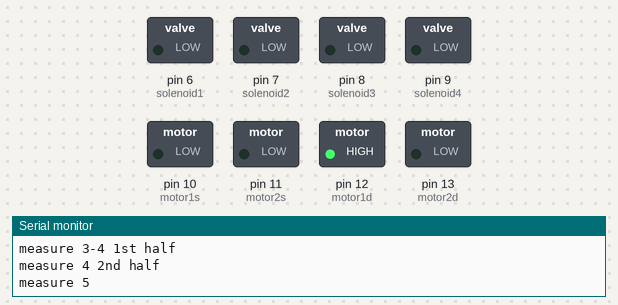
Simulated run of this sketch. Board: Arduino Uno, built with avr-gcc and run on an emulated ATmega328P. Shown: switched loads named in the sketch (green lamp = pin HIGH), the last lines printed to the serial monitor.

Above: at 9.4 s.
At 11.1 s:
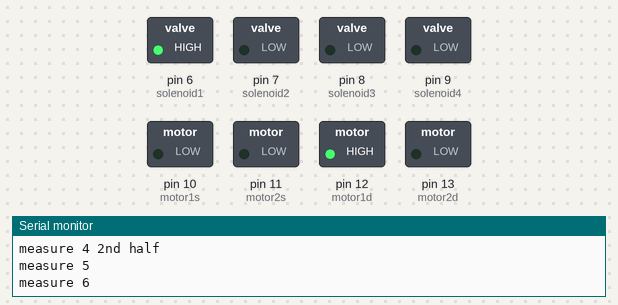
At 15.6 s:
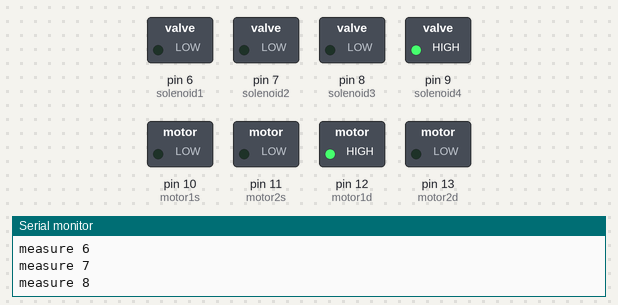
At 22.8 s:
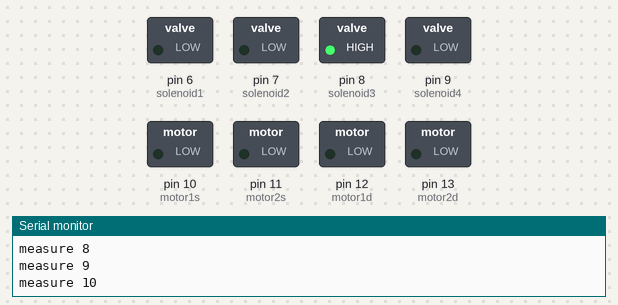
At 26.1 s:
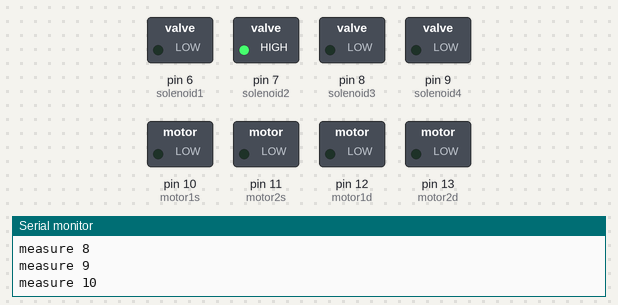
At 30.5 s:
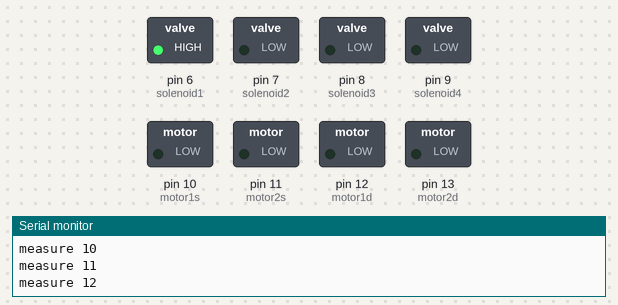
Timing chart, 0 to 40.0 s (numbered marks = the images above):
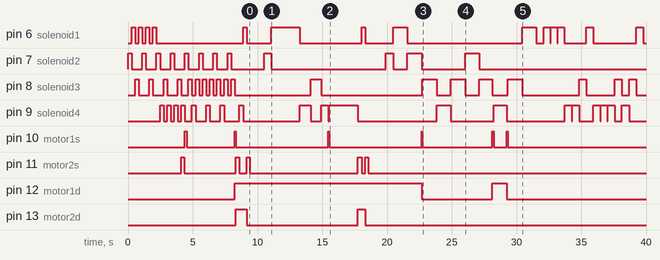

The sketch:

ChimeProgram.ino
```cpp
const int switch1 = 2;
const int switch2 = 3;

const int motor1s = 10;  //speed 0-255
const int motor1d = 12;  //direction 0 is + direction, 1 is - direction
const int motor2s = 11;
const int motor2d = 13;

int motorSpd1 = 40;
int motorSpd2 = 255;             //proportionally same speed as motor 1? NO
const int motorTime1a = 70;      //C6-A5 to A6-G6
const int motorTime1b = 80;  //A5-C#6 to A6-G6
const int motorTime1ab = 125;    //C6-A5 to A5-C#6

const int motorTime2a = 0;        //E6-F6 to Bb6-C#7
const int motorTimeJump2 = 237;   //F6-D6 to E6-F6
const int motorTimeJump2R = 282;  //E6-F6 to F6-D6

const int solenoid1 = 6;
const int solenoid2 = 7;
const int solenoid3 = 8;
const int solenoid4 = 9;

/*Note Layout:
E6 - C6*
Bb6 - A6
*F6 - A5*
C#7 - G6
*D6 - C#6
* indicate start position
*/

/*Solenoid Layout:
2 - 4
1 - 3
*/

/*Motor Layout:
2
1*/

/*Limit Switch Layout:
2
1
*/

int timing[6] = {
  275 /*Eight Note*/, 550 /*Quarter Note*/, 825 /*Dotted Quarter*/, 1100 /*Half Note*/, 1650 /*Dotted Half*/, 2200 /*Whole Note*/
};

void setup() {
  // put your setup code here, to run once:
  //pinMode(switch1, INPUT_PULLUP); //sets switches as an input
  //pinMode(switch2, INPUT_PULLUP); //sets switches as an input
  for (int i = 6; i <= 13; i++) {  //sets solenoids and motors as an output
    pinMode(i, OUTPUT);
  }
  for (int i = 0; i <= 6; i++) {
    timing[i] = timing[i];  // allows slowing of code for testing
  }
  Serial.begin(9600);
}

void loop() {
  // put your main code here, to run repeatedly:

  for (int i = 0; i <= 1; i++) {  //1 for high, 0 is low, measure 1
    Serial.println("measure 1");
    digitalWrite(solenoid2, HIGH);  //F6
    delay(timing[0]);
    digitalWrite(solenoid2, LOW);
    digitalWrite(solenoid1, HIGH);  //D6
    delay(timing[0]);
    digitalWrite(solenoid1, LOW);
    digitalWrite(solenoid3, HIGH);  //A5
    delay(timing[0]);
    digitalWrite(solenoid3, LOW);
    digitalWrite(solenoid1, HIGH);  // D6
    delay(timing[0]);
    digitalWrite(solenoid1, LOW);
  }

  for (int i = 0; i <= 1; i++) {  //1 for high, 0 is low, measure 2
    Serial.println("measure 2");
    digitalWrite(solenoid2, HIGH);  //F6
    delay(timing[0]);
    digitalWrite(solenoid2, LOW);
    digitalWrite(solenoid4, HIGH);  //C6
    delay(timing[0]);
    digitalWrite(solenoid4, LOW);
    digitalWrite(solenoid3, HIGH);  //A5
    delay(timing[0]);
    digitalWrite(solenoid3, LOW);
    if (i == 0) {
      digitalWrite(solenoid4, HIGH);  //C6
      delay(timing[0]);
      digitalWrite(solenoid4, LOW);
    } else {
      digitalWrite(motor2d, 0);
      digitalWrite(motor2s, motorSpd2);

      digitalWrite(solenoid4, HIGH);  //C6

      delay(motorTimeJump2);
      digitalWrite(motor2s, 0);

      delay(timing[0] - motorTimeJump2);
      digitalWrite(solenoid4, LOW);
    }
  }

  for (int i = 0; i <= 2; i++) {  //measure 3-4 1st half
    if (i == 0) {
      Serial.println("measure 3-4 1st half");
      digitalWrite(motor1d, 0);
      digitalWrite(motor1s, motorSpd1);

      digitalWrite(solenoid2, HIGH);  //E6
      delay(motorTime1ab-5);
      digitalWrite(motor1s, 0);

      delay(timing[0] - motorTime1ab-5);
      digitalWrite(solenoid2, LOW);

    } else {
      digitalWrite(solenoid2, HIGH); //E6
      delay(timing[0]);
      digitalWrite(solenoid2, LOW);
    }
    digitalWrite(solenoid3, HIGH); // Cs6
    delay(timing[0]);
    digitalWrite(solenoid3, LOW);
    digitalWrite(solenoid4, HIGH); // A5
    delay(timing[0]);
    digitalWrite(solenoid4, LOW);
    digitalWrite(solenoid3, HIGH); // Cs6
    delay(timing[0]);
    digitalWrite(solenoid3, LOW);
  }
  Serial.println("measure 4 2nd half"); //measure 4 2nd half
  digitalWrite(solenoid2, HIGH);  //E6
  delay(timing[0]);
  digitalWrite(solenoid2, LOW);
  digitalWrite(solenoid3, HIGH); //Cs6
  delay(timing[0]);
  digitalWrite(solenoid3, LOW);
  // not accurate
  digitalWrite(motor1s, motorSpd1);
  digitalWrite(motor1d, 1);
  delay(motorTime1b  + 1);
  digitalWrite(motor1s, 0);

  digitalWrite(motor2s, motorSpd2);
  digitalWrite(motor2d, 1);

   //A6


  delay(motorTimeJump2R +1);
  digitalWrite(motor2s, 0);

  //good place to use switch?
  //delay(999999999);
  digitalWrite(solenoid4, HIGH); //A6
  delay(timing[1] - motorTimeJump2R+8);
  digitalWrite(solenoid4, LOW);

  Serial.println("measure 5");    //measure 5
  digitalWrite(solenoid1, HIGH);  //D6
  delay(timing[0]);
  digitalWrite(solenoid1, LOW);

  digitalWrite(motor2s, motorSpd2);
  digitalWrite(motor2d, 0);
  delay(motorTimeJump2-4);
  digitalWrite(motor2s, 0);
  delay(timing[4] - motorTimeJump2-4 - timing[0]);

  digitalWrite(solenoid2, HIGH);  //E6
  delay(timing[1]);
  digitalWrite(solenoid2, LOW);

  Serial.println("measure 6");
  digitalWrite(solenoid1, HIGH);  //measure 6
  delay(timing[5]);
  digitalWrite(solenoid1, LOW);

  Serial.println("measure 7"); //measure 7
  digitalWrite(solenoid4, HIGH);  //A6
  delay(timing[2]);
  digitalWrite(solenoid4, LOW);

  digitalWrite(solenoid3, HIGH); // G6
  delay(timing[2]);
  digitalWrite(solenoid3, LOW);

  digitalWrite(solenoid4, HIGH); //A6
  delay(timing[1]);
  digitalWrite(solenoid4, LOW);

  digitalWrite(motor1s, motorSpd1);
  digitalWrite(motor1d, 1);
  delay(motorTime1a +2);
  digitalWrite(motor1s, 0);

  Serial.println("measure 8"); //measure 8
  digitalWrite(solenoid4, HIGH);  //C6
  delay(timing[5]);
  digitalWrite(solenoid4, LOW);

  digitalWrite(motor2s, motorSpd2);
  digitalWrite(motor2d, 1);
  delay(motorTimeJump2R + 9);
  digitalWrite(motor2s, 0);

  Serial.println("measure 9"); //measure 9
  digitalWrite(solenoid1, HIGH);  //D6
  delay(timing[0]);
  digitalWrite(solenoid1, LOW);

  digitalWrite(motor2s, motorSpd2);
  digitalWrite(motor2d, 0);
  delay(motorTimeJump2-2);
  digitalWrite(motor2s, 0);
  delay(timing[4] - timing[0]);

  digitalWrite(solenoid2, HIGH); // E6
  delay(timing[1]);
  digitalWrite(solenoid2, LOW);

  Serial.println("measure 10");  //measure 10
  digitalWrite(solenoid1, HIGH); //F6
  delay(timing[3]);
  digitalWrite(solenoid1, LOW);
  digitalWrite(solenoid2, HIGH); //E6
  delay(timing[3]);
  digitalWrite(solenoid2, LOW);
 //changing
  digitalWrite(motor1d, 0);
  digitalWrite(motor1s, motorSpd1);
  delay(motorTime1b*0.7);
  digitalWrite(motor1s, 0);


  digitalWrite(solenoid3, HIGH);  //G6
  delay(timing[3]);
  digitalWrite(solenoid3, LOW);
  digitalWrite(solenoid4, HIGH);  //A6
  delay(timing[3]);
  digitalWrite(solenoid4, LOW);
  digitalWrite(solenoid3, HIGH);  //G6
  delay(timing[3]);
  digitalWrite(solenoid3, LOW);
  digitalWrite(solenoid2, HIGH);  //F6
  delay(timing[3]);
  digitalWrite(solenoid2, LOW);

  Serial.println("measure 11");   //measure 11
  digitalWrite(solenoid3, HIGH);  //G6
  delay(timing[3] - motorTime1a + 8 - 20);
  digitalWrite(solenoid3, LOW);
  //going to C6
  digitalWrite(motor1d, 1);
  digitalWrite(motor1s, 1);
  delay(motorTime1a + 8);
  digitalWrite(motor1s, 0);
  delay(20);
  digitalWrite(solenoid4, HIGH);  //C6
  delay(timing[3] - motorTime1a + 1 - 20);
  digitalWrite(solenoid4, LOW);

  Serial.println("measure 12");  //measure 12
  //going to G6
  digitalWrite(motor1d, 0);
  digitalWrite(motor1s, 1);
  delay(motorTime1a -5);
  digitalWrite(motor1s, 0);
  delay(20);
  digitalWrite(solenoid3, HIGH);  //C6
  delay(timing[3]);
  digitalWrite(solenoid3, LOW);
  digitalWrite(solenoid1, HIGH);  //F6
  delay(timing[3]);
  digitalWrite(solenoid1, LOW);

  Serial.println("measure 13");  //measure 13
  delay(timing[1]);              // quarter rest
  for (int i = 0; i < 3; i++) {
    //Serial.println(i);
    digitalWrite(solenoid1, HIGH);  //F6
    delay(timing[1] - 35);
    digitalWrite(solenoid1, LOW);
    delay(35);
  }

  Serial.println("measure 14");   //measure 14
  digitalWrite(solenoid4, HIGH);  //A6
  delay(timing[1] - 35);
  digitalWrite(solenoid4, LOW);
  delay(35);
  digitalWrite(solenoid4, HIGH);  //A6
  delay(timing[1]);
  digitalWrite(solenoid4, LOW);
  digitalWrite(solenoid3, HIGH);  //G6
  delay(timing[1]);
  digitalWrite(solenoid3, LOW);
  digitalWrite(solenoid1, HIGH);  //F6
  delay(timing[1]);
  digitalWrite(solenoid1, LOW);

  Serial.println("measure 15");   //measure 15
  digitalWrite(solenoid4, HIGH);  //A6
  delay(timing[1] - 35);
  digitalWrite(solenoid4, LOW);
  delay(35);
  digitalWrite(solenoid4, HIGH);  //A6
  delay(timing[1] - 35);
  digitalWrite(solenoid4, LOW);
  delay(35);
  digitalWrite(solenoid4, HIGH);  //A6
  delay(timing[1]);
  digitalWrite(solenoid4, LOW);

  Serial.println("measure 16");   //measure 16
  digitalWrite(solenoid3, HIGH);  //G6
  delay(timing[1]);
  digitalWrite(solenoid3, LOW);
  digitalWrite(solenoid4, HIGH);  //A6
  delay(timing[1]);
  digitalWrite(solenoid4, LOW);
  digitalWrite(solenoid3, HIGH);  //G6
  delay(timing[1]);
  digitalWrite(solenoid3, LOW);
  digitalWrite(solenoid1, HIGH);  //F6
  delay(timing[1]);
  digitalWrite(solenoid1, LOW);

  Serial.println("measure 17");   //measure 17
  delay(timing[1]);               // quarter rest
  digitalWrite(solenoid1, HIGH);  //F6
  delay(timing[1] - 35);
  digitalWrite(solenoid1, LOW);
  delay(35);
  digitalWrite(solenoid1, HIGH);  //F6
  delay(timing[1] - 35);
  digitalWrite(solenoid1, LOW);
  delay(35);
  digitalWrite(solenoid1, HIGH);  //F6
  delay(timing[1] - 35);
  digitalWrite(solenoid1, LOW);
  delay(35);
  Serial.println("finished");
  delay(999999999);
}
```

Measured:
- by itself, pin 6 (solenoid1): LOW → HIGH at 0.28 s, → LOW 0.28 s later, → HIGH 0.28 s later, → LOW 0.28 s later, … (28 changes in this stretch)
- by itself, pin 7 (solenoid2): LOW → HIGH at 0.00 s, → LOW 0.28 s later, → HIGH 0.83 s later, → LOW 0.28 s later, … (24 changes in this stretch)
- by itself, pin 8 (solenoid3): LOW → HIGH at 0.55 s, → LOW 0.28 s later, → HIGH 0.83 s later, → LOW 0.28 s later, … (38 changes in this stretch)
- by itself, pin 9 (solenoid4): LOW → HIGH at 2.5 s, → LOW 0.28 s later, → HIGH 0.28 s later, → LOW 0.28 s later, … (38 changes in this stretch)
- by itself, pin 11 (motor2s): LOW → HIGH at 4.1 s, → LOW 0.24 s later, → HIGH 4.0 s later, → LOW 0.28 s later, … (10 changes in this stretch)
- by itself, pin 12 (motor1d): LOW → HIGH at 8.2 s, → LOW 14.4 s later, → HIGH 5.5 s later, → LOW 1.1 s later
- by itself, pin 13 (motor2d): LOW → HIGH at 8.3 s, → LOW 0.83 s later, → HIGH 8.6 s later, → LOW 0.57 s later
